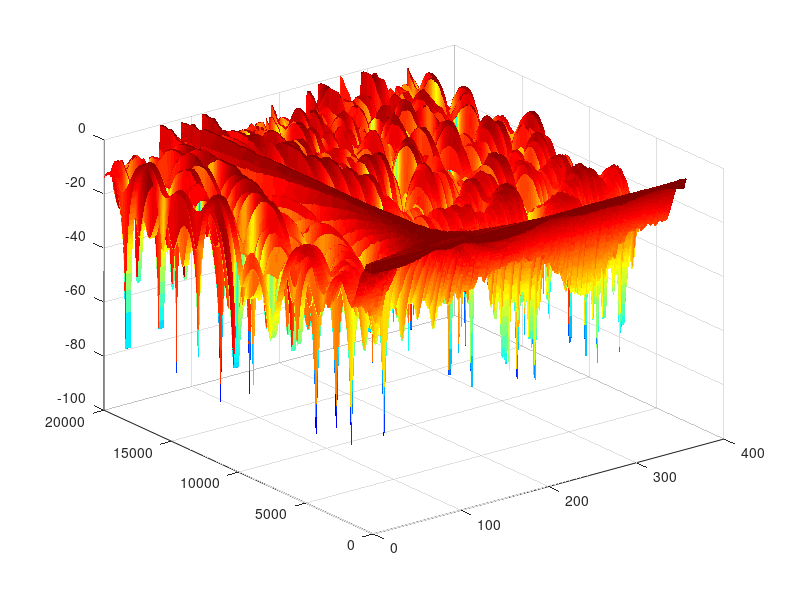

The MATLAB source for this figure:
%#!/usr/bin/octave -qf
function plotData()
      figure;
      data = dlmread('./srp.csv',';',6,1);
      X = 0:1:358;
      Y = 25:25:20000;
      %% normalize responses here pre frequency, optional
      % This is done for visualisatiopn purposes only 
      for i=1:length(Y)
        max_val = max(data(i,:));
        data(i,:)=data(i,:)./max_val;
      end
      %%      
      [grX,grY] = meshgrid(X,Y);
  	  h = surf(grX,grY,20*log10((data)));	
      set(h, 'edgecolor','none');
      colormap jet
end

